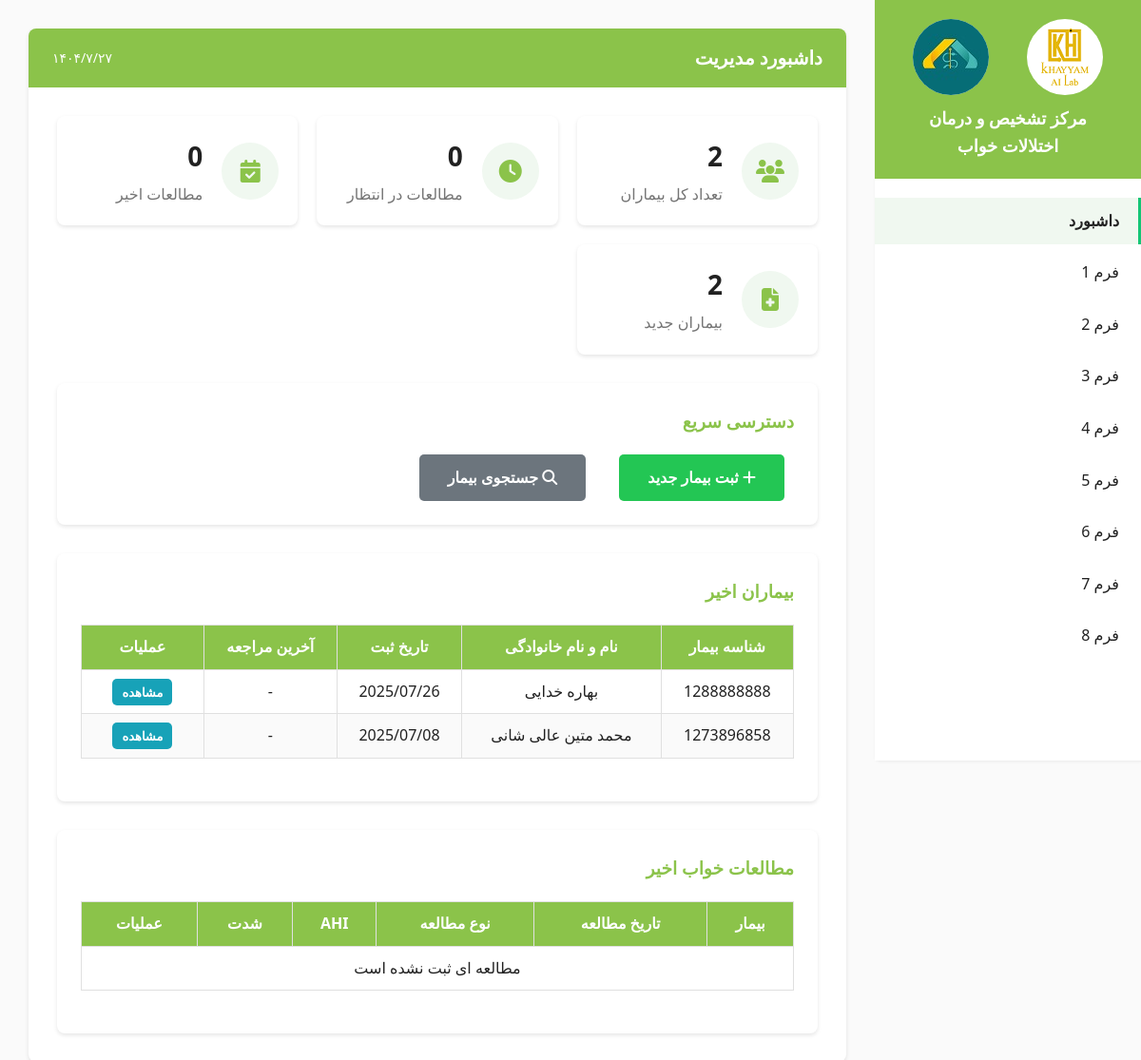
The app's page / (signed in) with its own data.
### patient_app/models.py (models this page shows, shortened)
class Patient(models.Model):
    patient_id = models.CharField(max_length=20, unique=True, verbose_name="شناسه بیمار")
    first_name = models.CharField(max_length=100, verbose_name="نام")
    last_name = models.CharField(max_length=100, verbose_name="نام خانوادگی")
    national_id = models.CharField(max_length=10, unique=True, verbose_name="کد ملی", blank=True, null=True)
    phone = models.CharField(max_length=15, verbose_name="تلفن همراه")
    email = models.EmailField(blank=True, null=True, verbose_name="پست الکترونیکی")
    emergency_contact_name = models.CharField(max_length=200, blank=True, null=True, verbose_name="نام فرد تماس اضطراری")
    emergency_contact_phone = models.CharField(max_length=15, blank=True, null=True, verbose_name="تلفن تماس اضطراری")
    GENDER_CHOICES = [
        ('M', 'مرد'),
        ('F', 'زن'),
    ]
    gender = models.CharField(max_length=1, choices=GENDER_CHOICES, verbose_name="جنسیت")
    birth_date = models.DateField(verbose_name="تاریخ تولد")
    height = models.IntegerField(validators=[MinValueValidator(50), MaxValueValidator(250)],
                                 verbose_name="قد (سانتی متر)")
    weight = models.DecimalField(max_digits=5, decimal_places=2,
                                validators=[MinValueValidator(20), MaxValueValidator(300)],
                                verbose_name="وزن (کیلوگرم)")
    neck_circumference = models.DecimalField(max_digits=4, decimal_places=1, blank=True, null=True,
                                           verbose_name="اندازه دور گردن")
    bmi = models.DecimalField(max_digits=4, decimal_places=2, blank=True, null=True,
                             verbose_name="BMI")
    created_at = models.DateTimeField(auto_now_add=True, verbose_name="تاریخ ایجاد")
    updated_at = models.DateTimeField(auto_now=True, verbose_name="تاریخ آخرین ویرایش")
    created_by = models.ForeignKey(User, on_delete=models.SET_NULL, null=True,
                                  related_name='created_patients', verbose_name="ایجاد کننده")
    class Meta:
        verbose_name = "بیمار"
        verbose_name_plural = "بیماران"
        ordering = ['-created_at']

### patient_app/views.py (the view)
# urls.py: path('', views.dashboard, name='dashboard'),
@login_required
def dashboard(request):
    context = {
        'total_patients': Patient.objects.count(),
        'recent_patients': Patient.objects.order_by('-created_at')[:5],
        'pending_studies': PhysicalExamination.objects.filter(
            study_results__isnull=True
        ).count(),
        'recent_studies': SleepStudyResult.objects.order_by('-study_date')[:5],
        'active_form': 'dashboard',
    }
    return render(request, 'sleep_clinic/dashboard.html', context)

### patient_app/templates/sleep_clinic/dashboard.html (shortened to what this page needs)
{% extends 'base.html' %}
{% block content %}
<div class="dashboard-container">
    <div class="form-header">
        <h2 class="form-title">داشبورد مدیریت</h2>
        <span class="form-date persian-date"></span>
    </div>
    <div class="stats-grid">
        <div class="stat-card">
            <div class="stat-icon">
                <i class="fas fa-users"></i>
            </div>
            <div class="stat-content">
                <h3>{{ total_patients }}</h3>
                <p>تعداد کل بیماران</p>
            </div>
        </div>
        <div class="stat-card">
            <div class="stat-icon">
                <i class="fas fa-clock"></i>
            </div>
            <div class="stat-content">
                <h3>{{ pending_studies }}</h3>
                <p>مطالعات در انتظار</p>
            </div>
        </div>
        <div class="stat-card">
            <div class="stat-icon">
                <i class="fas fa-calendar-check"></i>
            </div>
            <div class="stat-content">
                <h3>{{ recent_studies.count }}</h3>
                <p>مطالعات اخیر</p>
            </div>
        </div>
        <div class="stat-card">
            <div class="stat-icon">
                <i class="fas fa-file-medical"></i>
            </div>
            <div class="stat-content">
                <h3>{{ recent_patients.count }}</h3>
                <p>بیماران جدید</p>
            </div>
        </div>
    </div>
    <div class="quick-actions">
        <h3>دسترسی سریع</h3>
        <div class="action-buttons">
            <a href="{% url 'patient_app:form1' %}" class="btn btn-primary">
                <i class="fas fa-plus"></i> ثبت بیمار جدید
            </a>
            <a href="{% url 'patient_app:patient_list' %}" class="btn btn-secondary">
                <i class="fas fa-search"></i> جستجوی بیمار
            </a>
        </div>
    </div>
    <div class="recent-section">
        <h3>بیماران اخیر</h3>
        <div class="table-responsive">
            <table class="data-table">
                <thead>
                    <tr>
                        <th>شناسه بیمار</th>
                        <th>نام و نام خانوادگی</th>
                        <th>تاریخ ثبت</th>
                        <th>آخرین مراجعه</th>
                        <th>عملیات</th>
                    </tr>
                </thead>
                <tbody>
                    {% for patient in recent_patients %}
                    <tr>
                        <td>{{ patient.patient_id }}</td>
                        <td>{{ patient.first_name }} {{ patient.last_name }}</td>
                        <td>{{ patient.created_at|date:"Y/m/d" }}</td>
                        <td>
                            {% if patient.information_forms.first %}
                                {{ patient.information_forms.first.form_date|date:"Y/m/d" }}
                            {% else %}
                                -
                            {% endif %}
                        </td>
                        <td>
                            <a href="{% url 'patient_app:patient_detail' patient.id %}"
                               class="btn btn-sm btn-info">مشاهده</a>
                        </td>
                    </tr>
                    {% empty %}
                    <tr>
                        <td colspan="5" class="text-center">بیماری ثبت نشده است</td>
                    </tr>
                    {% endfor %}
                </tbody>
            </table>
        </div>
    </div>
    <div class="recent-section" style="margin-top: 30px;">
        <h3>مطالعات خواب اخیر</h3>
        <div class="table-responsive">
            <table class="data-table">
                <thead>
                    <tr>
                        <th>بیمار</th>
                        <th>تاریخ مطالعه</th>
                        <th>نوع مطالعه</th>
                        <th>AHI</th>
                        <th>شدت</th>
                        <th>عملیات</th>
                    </tr>
                </thead>
                <tbody>
                    {% for study in recent_studies %}
                    <tr>
                        <td>{{ study.patient.first_name }} {{ study.patient.last_name }}</td>
                        <td>{{ study.study_date|date:"Y/m/d" }}</td>
                        <td>{{ study.get_study_type_display }}</td>
                        <td>{{ study.ahi|default:"-" }}</td>
                        <td>
                            <span class="badge {% if study.get_ahi_severity == 'Severe' %}badge-danger{% elif study.get_ahi_severity == 'Moderate' %}badge-warning{% else %}badge-success{% endif %}">
                                {{ study.get_ahi_severity }}
                            </span>
                        </td>
                        <td>
                            <a href="{% url 'patient_app:patient_detail' study.patient.id %}"
                               class="btn btn-sm btn-info">مشاهده</a>
                        </td>
                    </tr>
                    {% empty %}
                    <tr>
                        <td colspan="6" class="text-center">مطالعه ای ثبت نشده است</td>
                    </tr>
                    {% endfor %}
                </tbody>
            </table>
        </div>
    </div>
</div>
{% endblock %}

### static/css/base.css (style rules this page uses)
* { margin: 0; padding: 0; box-sizing: border-box; }
:root { --primary-green: #8BC34A; --dark-green: #13c675; --light-green: #f0f8f0; --text-dark: #212121; --text-light: #757575; --border-color: #E0E0E0; --bg-light: #FAFAFA; --white: #FFFFFF; --shadow: 0 2px 4px rgba(0,0,0,0.1); --shadow-hover: 0 4px 8px rgba(0,0,0,0.15); }
body { font-family:'Segoe UI', 'B Nazanin', Tahoma, Arial, sans-serif; background-color: var(--bg-light); color: var(--text-dark); line-height: 1.6; }
a { text-decoration: none; }
.form-header { background-color: var(--primary-green); color: var(--white); padding: 15px 25px; margin: -30px -30px 30px; border-radius: 8px 8px 0 0; display: flex; justify-content: space-between; align-items: center; }
.form-title { font-size: 20px; font-weight: 600; }
.form-date { font-size: 14px; }
.data-table { width: 100%; border-collapse: collapse; margin: 20px 0; }
.data-table th, .data-table td { border: 1px solid var(--border-color); padding: 10px; text-align: center; }
.data-table th { background-color: var(--primary-green); color: var(--white); font-weight: 600; }
.data-table tr:nth-child(even) { background-color: var(--bg-light); }
.btn { padding: 10px 20px; border: none; border-radius: 4px; cursor: pointer; font-size: 14px; font-weight: 500; transition: all 0.3s ease; }
.btn-primary { background-color: var(--primary-green); color: var(--white); }
.btn-secondary { background-color: var(--white); color: var(--primary-green); border: 1px solid var(--primary-green); }
.btn { padding: 12px 30px; border: none; border-radius: 5px; font-size: 16px; font-weight: 600; cursor: pointer; margin: 0 10px; transition: all 0.3s ease; }
.btn-primary { background-color: #23c654; color: white; }
.btn-secondary { background-color: #6c757d; color: white; }

### patient_app/templates/sleep_clinic/dashboard.html (style rules this page uses)
.dashboard-container { max-width: 1200px; margin: 0 auto; }
.stats-grid { display: grid; grid-template-columns: repeat(auto-fit, minmax(250px, 1fr)); gap: 20px; margin: 30px 0; }
.stat-card { background: white; border-radius: 8px; padding: 20px; box-shadow: var(--shadow); display: flex; align-items: center; gap: 20px; transition: transform 0.3s ease; }
.stat-icon { width: 60px; height: 60px; background: var(--light-green); border-radius: 50%; display: flex; align-items: center; justify-content: center; font-size: 24px; color: var(--primary-green); }
.stat-content h3 { font-size: 28px; margin: 0; color: var(--text-dark); }
.stat-content p { margin: 5px 0 0; color: var(--text-light); }
.quick-actions { background: white; padding: 25px; border-radius: 8px; box-shadow: var(--shadow); margin: 30px 0; }
.quick-actions h3 { margin-bottom: 20px; color: var(--primary-green); }
.action-buttons { display: flex; gap: 15px; flex-wrap: wrap; }
.recent-section { background: white; padding: 25px; border-radius: 8px; box-shadow: var(--shadow); }
.recent-section h3 { margin-bottom: 20px; color: var(--primary-green); }
.btn-sm { padding: 5px 10px; font-size: 13px; }
.btn-info { background-color: #17a2b8; color: white; }

### records on screen
Patient: patient_id "1288888888", first_name "بهاره", last_name "خدایی", created_at "2025/07/26"
Patient: patient_id "1273896858", first_name "محمد متین", last_name "عالی شانی", created_at "2025/07/08"

### other values on screen
{{ total_patients }} "2"
{{ pending_studies }} "0"
{{ recent_studies.count }} "0"
{{ recent_patients.count }} "2"
